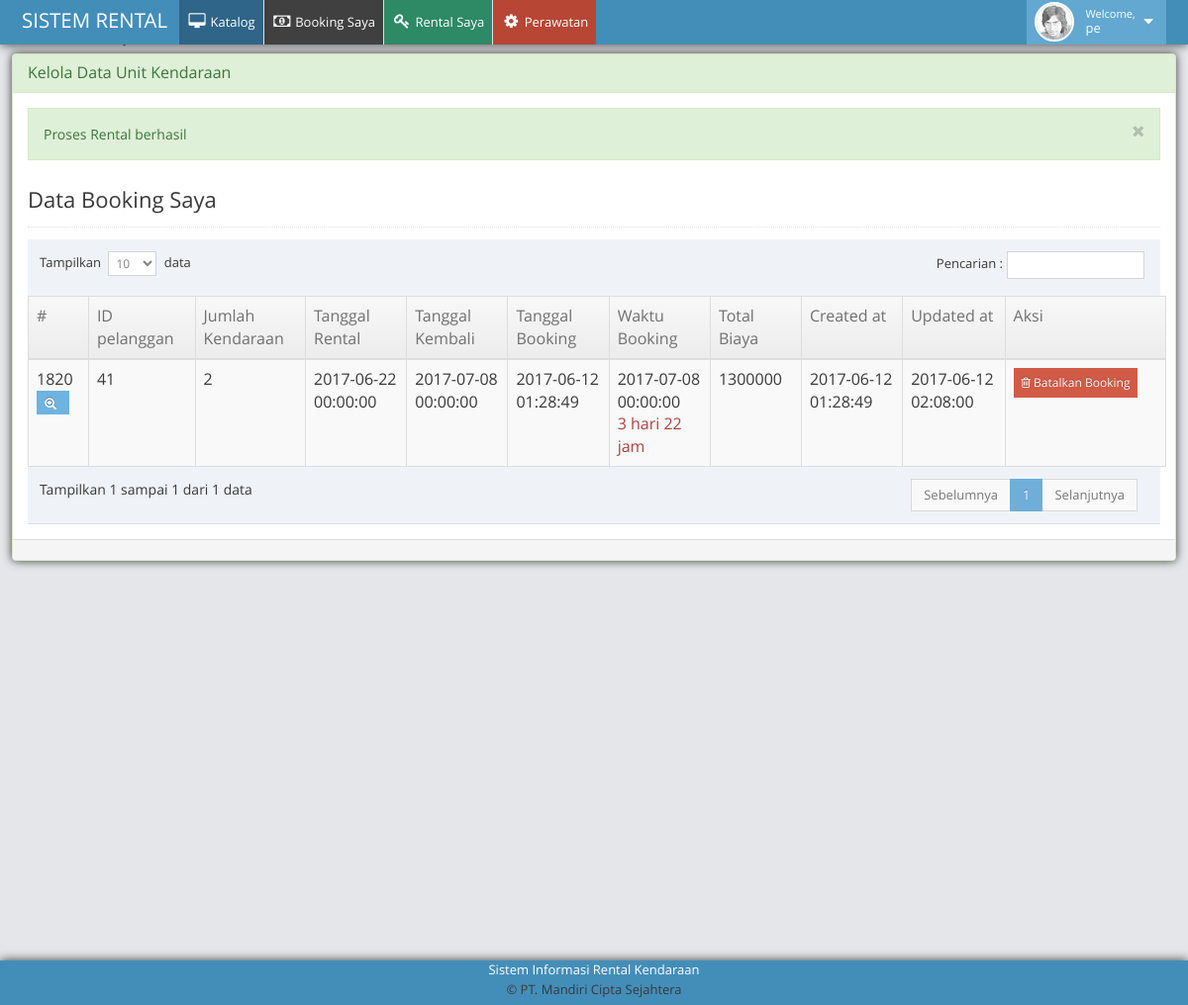
Screenshot of /?user=rental_saya&booking (signed in) with the database file from the repository.
### tables this page shows
CREATE TABLE `pengguna` (
  `username` varchar(100) NOT NULL,
  `password` varchar(100) DEFAULT NULL,
  `hak_akses` enum('administrator','manager','pelanggan') DEFAULT NULL,
  `foto` varchar(255) DEFAULT NULL,
  `created_at` timestamp NOT NULL DEFAULT CURRENT_TIMESTAMP,
  `updated_at` timestamp NOT NULL DEFAULT CURRENT_TIMESTAMP ON UPDATE CURRENT_TIMESTAMP
);

CREATE TABLE `unit_kendaraan` (
  `id_unit_kendaraan` int(255) NOT NULL,
  `id_pelanggan` int(12) DEFAULT NULL,
  `jumlah_kendaraan` int(5) DEFAULT NULL,
  `tanggal_rental` datetime NOT NULL,
  `tanggal_kembali` datetime NOT NULL,
  `tanggal_booking` timestamp NOT NULL DEFAULT CURRENT_TIMESTAMP,
  `waktu_booking` datetime DEFAULT NULL,
  `total_biaya` int(11) NOT NULL,
  `created_at` timestamp NOT NULL DEFAULT CURRENT_TIMESTAMP,
  `updated_at` timestamp NOT NULL DEFAULT CURRENT_TIMESTAMP ON UPDATE CURRENT_TIMESTAMP
);

### config/conn.php (called while the page is built, shortened)
<?php
$Pengguna = 'select * from pengguna ';
$Pelanggan = 'select * from pelanggan ';
$Unit_kendaraan = 'select * from unit_kendaraan ';
?>

### config/user.php (called while the page is built)
<?php
  include 'conn.php';
  $user = $_SESSION['SES_rentalkendaraan'];
  $sql = $Pengguna."where username = '$user' " ;
  $query = mysqli_query($conn,$sql);
  $r = mysqli_fetch_array($query);
  $hak_akses = $r['hak_akses'];
  $username = $r['username'];
 ?>

### pages/pelanggan/rental_saya.php (the view, shortened to what this page needs)
<?php if (isset($_POST['detail'])):
	$id_unit_kendaraan = $_POST['detail'];
	$sql = $Detail_unit_kendaraan." where id_unit_kendaraan = ".$id_unit_kendaraan;
	$execute = mysqli_query($conn,$sql); ?>
	<div class="col-sm-12">
		<div class="panel panel-info box-shadow">
			<div class="panel-heading">
				<h3 class="panel-title">Detail Kendaraan</h3>
			</div>
			<div class="panel-body">
				<a href="?user=rental_saya&rental" type="button" class="btn btn-danger">
					Kembali
				</a>
				<table class="table table-striped">
					<thead>
						<tr>
							<th>detail unit kendaraan</th>
							<th>id kendaraan</th>
						</tr>
					</thead>
					<tbody>
						<?php foreach ($execute as $r): ?>
							<tr>
								<td><?= $r['id_unit_kendaraan']?></td>
								<td><?= $r['id_kendaraan']?></td>
							</tr>
						<?php endforeach; ?>
					</tbody>
				</table>
			</div>
			<div class="panel-footer">
			</div>
		</div>
	</div>
<?php else : ?>
<div class="col-sm-12">
	<div class="panel panel-success box-shadow">
		<div class="panel-heading">
			<h3 class="panel-title">Kelola Data Unit Kendaraan</h3>
		</div>
		<div class="panel-body">
			<?php if (isset($_GET['deletesuccess'])): ?>
				<div class="alert alert-block alert-success">
					<button type="button" class="close" data-dismiss="alert"><i class="ace-icon fa fa-times"></i></button>
					<p>Pengahapusan data berhasil</p>
				</div>
			<?php elseif (isset($_GET['booking'])): ?>
					<div class="alert alert-block alert-success">
						<button type="button" class="close" data-dismiss="alert"><i class="ace-icon fa fa-times"></i></button>
						<p>Proses Rental berhasil</p>
					</div>
			<?php endif; ?>
			<?php if (isset($_GET['rental'])): ?>
				<h3 class="page-header">Data Rental Saya</h3>
			<?php elseif (isset($_GET['booking'])):?>
				<h3 class="page-header">Data Booking Saya</h3>
			<?php endif; ?>
			<table id="example" class="table table-striped table-bordered table-hover">
				<thead>
					<tr>
						<td>#</td>
						<td>ID pelanggan</td>
						<td>Jumlah Kendaraan</td>
						<td>Tanggal Rental</td>
						<td>Tanggal Kembali</td>
						<?php if (isset($_GET['booking'])): ?>
							<td>Tanggal Booking</td>
							<td>Waktu Booking</td>
						<?php endif; ?>
						<td>Total Biaya</td>
						<td>Created at</td>
						<td>Updated at</td>
						<?php if (isset($_GET['booking'])): ?>
							<td>Aksi</td>
						<?php endif; ?>
					</tr>
				<?php
				$get_id_pelanggan = mysqli_query($conn,$Pelanggan." where username = '".$username."'");
				foreach ($get_id_pelanggan as $r) {
					$id_pelanggan = $r['id_pelanggan'];
				}
				$query = $Unit_kendaraan." where id_pelanggan = ".$id_pelanggan ;
				$excute = mysqli_query($conn,$query);
  			?>
				</thead>
				<tbody>
					<?php while ($r = mysqli_fetch_array($excute)) {
						$limit = date_create($r['waktu_booking']);
						$sekarang = date_create();
						$tenggat = date_diff($sekarang,$limit);
						if ((isset($_GET['booking']))&&($tenggat->d < 7)){ ?>
							<tr>
								<td><?php echo $r['id_unit_kendaraan']; ?>
									<form class="" action="?user=rental_saya" method="post">
										<button class="btn btn-info btn-xs" name="detail" value="<?= $r['id_unit_kendaraan'] ?>">
											<i class="glyphicon glyphicon-zoom-in"></i>
										</button>
									</form>
								</td>
								<td><?php echo $r['id_pelanggan']; ?></td>
								<td><?php echo $r['jumlah_kendaraan']; ?></td>
								<td><?php echo $r['tanggal_rental']; ?></td>
								<td><?php echo $r['tanggal_kembali']; ?></td>
								<td><?php echo $r['tanggal_booking']; ?></td>
								<td>
									<?php
									echo $r['waktu_booking'];
									$limit = date_create($r['waktu_booking']);
									$sekarang = date_create();
									$tenggat = date_diff($sekarang,$limit);
									?>
									<br/>
									<span class="text text-danger">
										<?= $tenggat->d ?> hari
										<?= $tenggat->h ?> jam
									</span>
								</td>
								<td><?php echo $r['total_biaya']; ?></td>
								<td><?php echo $r['created_at']; ?></td>
								<td><?php echo $r['updated_at']; ?></td>
								<td>
									<a class='btn btn-danger btn-xs' href="#" onclick="confirm_modal('?user=delete&id_unit_kendaraan=<?php echo $r['id_unit_kendaraan']; ?>&navbar=1');">
										<i class="fa fa-trash-o"></i>
										Batalkan Booking
									</a>
								</td>
							</tr>
						<?php }else if ((isset($_GET['rental']))&&($tenggat->d >= 7)){ ?>
							<tr>
								<td><?php echo $r['id_unit_kendaraan']; ?>
									<form class="" action="?user=rental_saya" method="post">
										<button class="btn btn-info btn-xs" name="detail" value="<?= $r['id_unit_kendaraan'] ?>">
											<i class="glyphicon glyphicon-zoom-in"></i>
										</button>
									</form>
								</td>
								<td><?php echo $r['id_pelanggan']; ?></td>
								<td><?php echo $r['jumlah_kendaraan']; ?></td>
								<td><?php echo $r['tanggal_rental']; ?></td>
								<td>
									<?php echo $r['tanggal_kembali']; ?>
									<form class="" action="" method="post">
										<input type="hidden" name="id_unit_kendaraan" value="<?= $r['id_unit_kendaraan'] ?>">
										<input type="hidden" name="tanggal_kembali" value="<?= $r['tanggal_kembali']; ?>">
										<button type="submit" name="perpanjangan" class="btn btn-primary btn-xs">
											Perpanjangan
										</button>
									</form>
								</td>
								<td><?php echo $r['created_at']; ?></td>
								<td><?php echo $r['updated_at']; ?></td>
							</tr>
						<?php } ?>
					<?php
  				} ?>
				</tbody>
			</table>
		</div>
		<div class="panel-footer">
		</div>
	</div>
</div>
<?php endif; ?>

### pages/navbar.php (shortened to what this page needs)
<?php if (isset($_SESSION['SES_rentalkendaraan'])): ?>
<div id="navbar" class="navbar navbar-fixed-top ace-save-state box-shadow">
    <div class="navbar-container ace-save-state" id="navbar-container">
        <div class="navbar-header pull-left">
            <a href="index.html" class="navbar-brand">
                <small>
                  SISTEM RENTAL
               </small>
            </a>
        </div>
        <div class="collapse navbar-collapse" id="myNavbar">
          <?php include 'config/user.php'; ?>
          <ul class="nav ace-nav pull-right">
              <li class="light-blue dropdown-modal">
                  <a data-toggle="dropdown" href="#" class="dropdown-toggle">
                      <img class="nav-user-photo" src="assets/images/avatars/user.jpg" alt="Jason's Photo" />
                      <span class="user-info">
                         <small>Welcome,</small>
                         <?php echo $username ?>
                      </span>
                      <i class="ace-icon fa fa-caret-down"></i>
                  </a>
              </li>
          </ul>
            <?php if ($hak_akses == 'administrator') : ?>
              <ul class="nav ace-nav">
                  <li class="active"><a href="?user=admin_dashboard">Home</a></li>
                  <li class="green">
                      <a href="?user=pengguna" aria-expanded="true">
                          <i class="ace-icon fa fa-user"></i> Pengguna
                      </a>
                  </li>
              </ul>
            <?php elseif($hak_akses == 'pelanggan') : ?>
              <ul class="nav ace-nav">
                  <li class="active"><a href="?user=pelanggan_dashboard&all"><i class="ace-icon fa fa-desktop"></i> Katalog</a></li>
                  <li class="dark">
                      <a href="?user=rental_saya&booking" aria-expanded="true">
                          <i class="ace-icon fa fa-money"></i> Booking Saya
                      </a>
                  </li>
                  <li class="green">
                      <a href="?user=rental_saya&rental" aria-expanded="true">
                          <i class="ace-icon fa fa-key"></i> Rental Saya
                      </a>
                  </li>
                  <li class="red">
                      <a href="?user=perawatan_saya" aria-expanded="true">
                          <i class="ace-icon fa fa-cog"></i> Perawatan
                      </a>
                  </li>
              </ul>
            <?php endif; ?>
        </div>
    </div>
</div>
<h3>navbar fixtop</h3>
<?php endif; ?>

### assets/css/jack-listview.css (style rules this page uses)
.glyphicon { margin-right:5px; }

### index.php (style rules this page uses)
.box-shadow { box-shadow: 0px 0px 10px; }

### rows the page displays
pengguna: username "pe"
unit_kendaraan: id_unit_kendaraan "1820", id_pelanggan "41", jumlah_kendaraan "2", tanggal_rental "2017-06-22 00:00:00", tanggal_kembali "2017-07-08 00:00:00", tanggal_booking "2017-06-12 01:28:49", waktu_booking "2017-07-08 00:00:00", waktu_booking "3", waktu_booking "22", total_biaya "1300000", created_at "2017-06-12 01:28:49", updated_at "2017-06-12 02:08:00"
